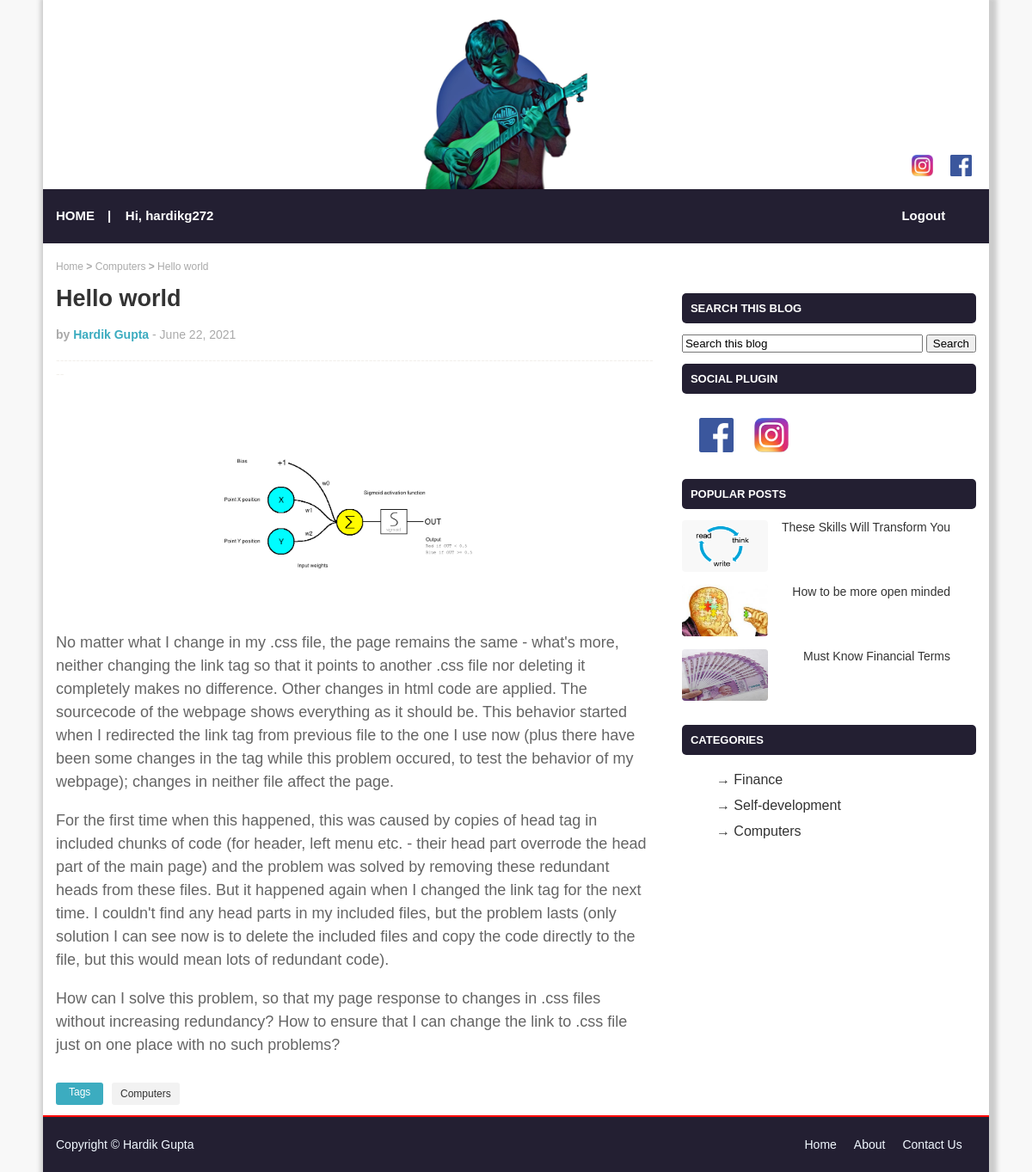
The app's page /posts/4/ (signed in) with its own data.
### posts/models.py (models this page shows, shortened)
class BlogPost(models.Model):
    title = models.CharField(max_length=30)
    label = models.CharField(max_length=100, default="General-Awareness")
    upload = models.ImageField(upload_to = "media", default="logo.jpg")
    body = models.TextField()
    author = models.ForeignKey('auth.User', on_delete=models.CASCADE)
    date_published = models.DateTimeField(auto_now=True)
    def datepublished(self):
        return self.date_published.strftime('%B %d, %Y')

### posts/views.py (the view)
# urls.py: path('posts/<int:pk>/', views.PostDetailView.as_view(), name='post_detail'),
class PostDetailView(DetailView):
    model = BlogPost
    template_name = 'post_detail.html'
    def stores(self):
        return BlogPost.objects.values('label').distinct()
    def top_post(self):
        return BlogPost.objects.all()[:3]

### templates/post_detail.html
{% extends 'base.html' %}
{% block content %}
<div class='post-det'>
    <h5 class="in-content-path"> <a href='/'>Home</a> <b>></b> <a href=''>{{ object.label }}</a> <b>></b> {{ object.title }}</h5>
    <h2>{{ object.title }}</h2>
    <p id="ppp"><b>by</b> <a href="{% url 'post_detail' object.pk %}"><b>Hardik Gupta</b></a> - {{ object.datepublished }}</p>
    <p id="dashed">-------------------------------------------------------------------------------------------------------------------------------------------------------</p>
    <div class="incontent-image">
        <img src="{{ object.upload.url }}">
    </div>
    <div class="postdata">
        <p>{{ object.body|linebreaks }}</p>
    </div>
    <div class='below-content'>
        <div class='single-tag'>
            <p id='foot-tag'>Tags</p>
            <p id='foot-label'><a href=''>{{ object.label }}</a></p>
        </div>
    </div>
</div>
{% endblock %}

### templates/base.html (shortened to what this page needs)
{% load static %}
<html>
    <head>
        <link rel="stylesheet" href="{% static 'css/base.css' %}">
    </head>
    <body>
        <div class="page-wrap">
            <header>
                <div class="top-base">
                    <div class="social-icons">
                        <a href='https://www.facebook.com/hardik.gupta.7758235/' target="_blank"><img src="{% static 'logo_imgs/fb.png' %}"></a>
                        <a href='https://www.instagram.com/harrdy272/' target="_blank"><img src="{% static 'logo_imgs/insta.jpg' %}"></a>
                    </div>
                    <div class="logo">
                        <a href='/'><img src="{% static 'logo_imgs/logo1.jpeg' %}"></a>
                    </div>
                    <div class="headbar">
                        <h3><a href='/'>HOME</a></h3>
                        {% if user.is_authenticated %}
                        <p>|    Hi, {{ user.username }}</p>
                        <p id="lsp"><a href="{% url 'logout' %}">Logout</a></p>
                        {% else %}
                        <p id="lsp-1"><a href="{% url 'login' %}">Login</a>   |   <a href="{% url 'signup' %}">Signup</a></p>
                        {% endif %}
                    </div>
                </div>
            </header>
            <div class="container">
                <div class="right-nav">
                    <p>SEARCH THIS BLOG</p>
                    <div class="search-box">
                        <input type="text" id="fname" name="fname" value="Search this blog">
                        <input type="submit" value="Search">
                    </div>
                    <p>SOCIAL PLUGIN</p>
                    <div class="nav-social">
                        <a href='https://www.facebook.com/hardik.gupta.7758235/' target="_blank"><img src="{% static 'logo_imgs/fb.png' %}"></a>
                        <a href='https://www.instagram.com/harrdy272/' target="_blank"><img src="{% static 'logo_imgs/insta.jpg' %}"></a>
                    </div>
                    <p>POPULAR POSTS</p>
                    <div class="pop-post">
                        {% for pst in view.top_post reversed %}
                            <div class="pop-post-title">
                                <a href="{% url 'post_detail' pst.pk %}">{{ pst.title }}</a>
                            </div>
                            <div class="pop-post-img">
                                <a href="{% url 'post_detail' pst.pk %}"><img src="{{ pst.upload.url }}"></a>
                            </div>
                        {% endfor %}
                    </div>
                    <p>CATEGORIES</p>
                    <ul>
                        {% for lbl in view.stores %}
                            <li><b>→</b> <a href=''>{{ lbl.label }}</a></li>
                        {% endfor %}
                    </ul>
                </div>
                <div class="leftpostcol">
                    {% block content %}
                    {% endblock %}
                </div>
                <div class="footer">
                    <div class="left-footer">
                        <p>Copyright © Hardik Gupta</p>
                    </div>
                    <div class="right-footer">
                        <p><a href="/">Home</a></p>
                        <p><a href="">About</a></p>
                        <p><a href="">Contact Us</a></p>
                    </div>
                </div>
            </div>
        </div>
    </body>
</html>

### records on screen
BlogPost: title "These Skills Will Transform You", upload (picture)
BlogPost: title "How to be more open minded", upload (picture)
BlogPost: title "Must Know Financial Terms", upload (picture)
BlogPost: label "Computers", title "Hello world", datepublished "June 22, 2021", upload (picture), body "No matter what I change in my .css file, the page remains the same - what's more, neither changing the link tag so that it points to another .css file nor deleting it completely makes no difference. Other changes in html code are applied. The sourcecode of the webpage shows everything as it should be. This behavior started when I redirected the link tag from previous file to the one I use now (plus there have been some changes in the tag while this problem occured, to test the behavior of my webpage); changes in neither file affect the page. For the first time when this happened, this was caused by copies of head tag in included chunks of code (for header, left menu etc. - their head part…"

### other values on screen
{{ user.username }} "hardikg272"
{{ lbl.label }} "Finance" "Self-development" "Computers"
